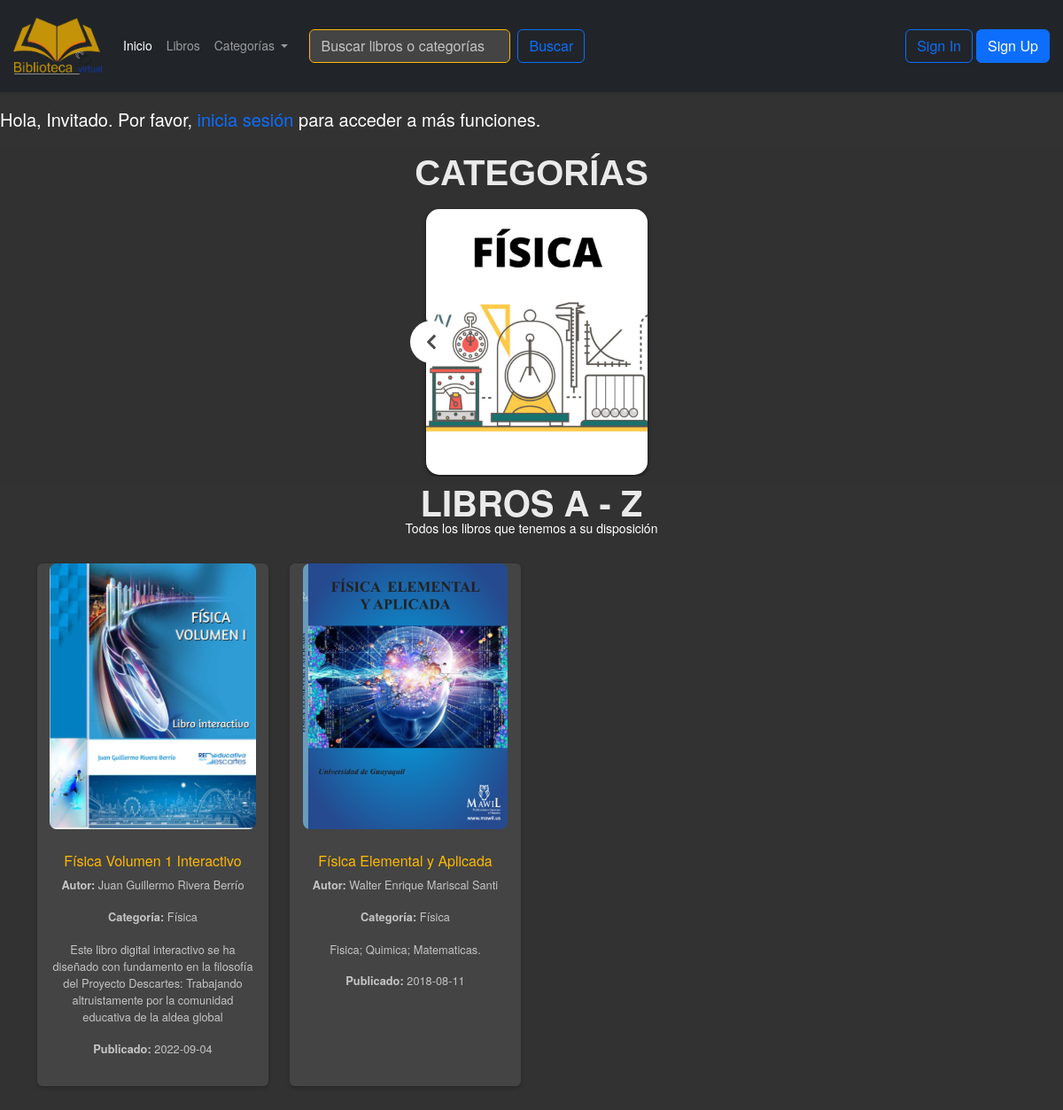
Before: / with the older database file.
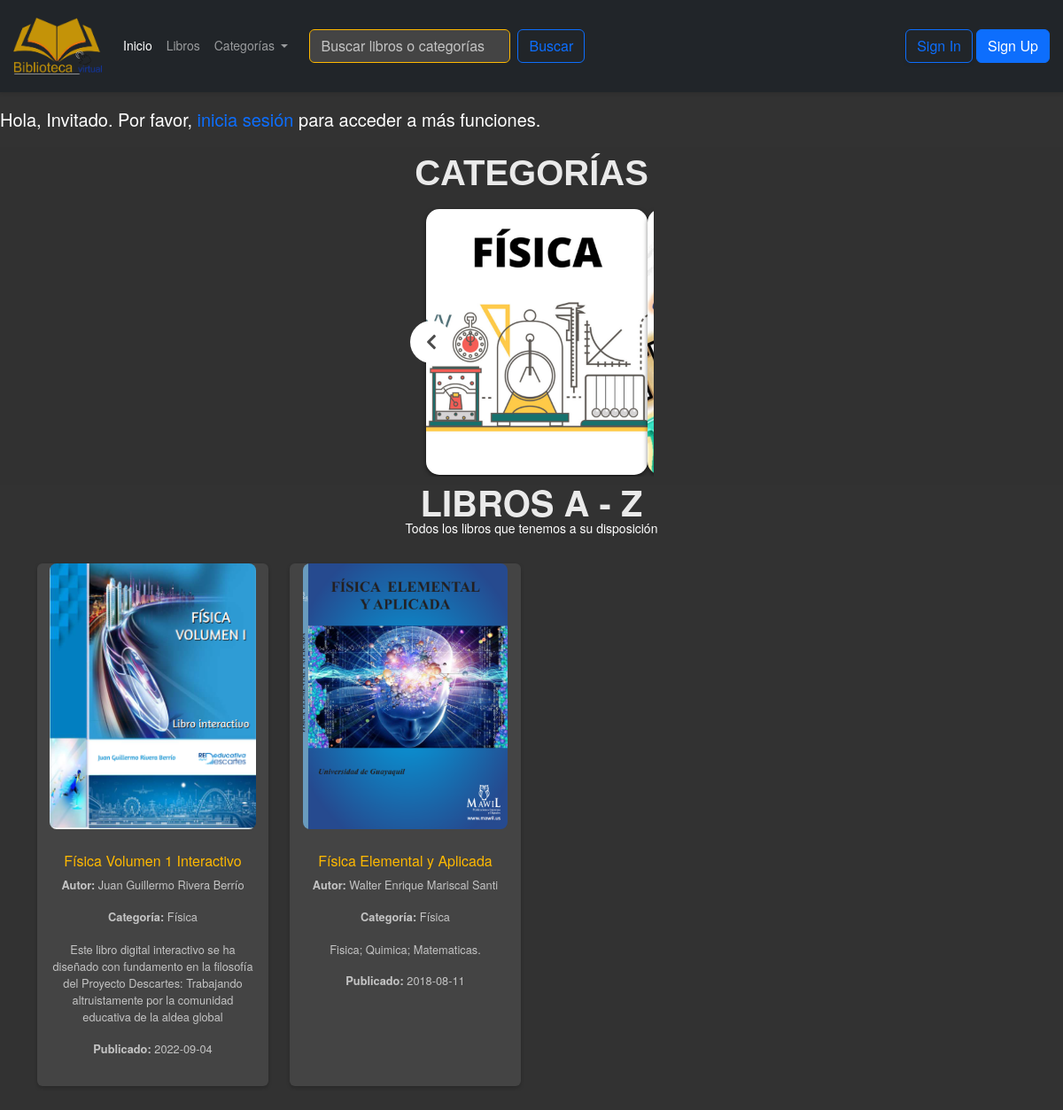
After: the same page with the newer database file.
### tables this page shows
CREATE TABLE categorias (
        id_categoria INTEGER PRIMARY KEY AUTOINCREMENT,
        nombre TEXT UNIQUE NOT NULL,
        descripcion TEXT
        );

CREATE TABLE libros (
        id_libro INTEGER PRIMARY KEY AUTOINCREMENT,
        titulo TEXT NOT NULL,
        id_autor INTEGER NOT NULL,
        id_categoria INTEGER NOT NULL,
        descripcion TEXT,
        archivo TEXT NOT NULL,
        imagen TEXT, -- Nueva columna para la imagen
        fecha_publicacion DATE,
        fecha_agregado TIMESTAMP DEFAULT CURRENT_TIMESTAMP,
        FOREIGN KEY (id_autor) REFERENCES Autores(id_autor),
        FOREIGN KEY (id_categoria) REFERENCES Categorias(id_categoria)
        );

### blueprints/index/__init__.py (the view)
@index_bp.route("/")
def index():
    libros = query_db("""
        SELECT
            libros.titulo,
            autores.nombre || ' ' || autores.apellido AS autor,
            categorias.nombre AS categoria,
            libros.descripcion,
            libros.archivo,  -- Ruta del PDF
            libros.imagen,   -- Ruta de la imagen
            libros.fecha_publicacion
        FROM libros
        JOIN autores ON libros.id_autor = autores.id_autor
        JOIN categorias ON libros.id_categoria = categorias.id_categoria
    """)
    categorias = query_db("""
        SELECT
            id_categoria,
            nombre,
            descripcion
        FROM categorias
    """)
    return render_template("index.html", libros=libros, categorias=categorias)

### blueprints/index/__init__.py (called while the page is built)
def query_db(query, args=(), one=False):
    conn = sqlite3.connect('biblioteca.db')
    cursor = conn.cursor()
    cursor.execute(query, args)
    rv = cursor.fetchall()
    conn.close()
    return (rv[0] if rv else None) if one else rv

@index_bp.app_context_processor
def inject_categories():
    categorias = query_db("""
        SELECT
            id_categoria,
            nombre
        FROM categorias
    """)
    return {'categorias_navbar': categorias}

### blueprints/index/templates/index.html (shortened to what this page needs)
{% extends 'base.html' %}
{% block content %}
<section>
  {% if session.get('user_name') %}
  <p>Hola, {{ session.get('user_name') }}. ¡Bienvenido a la Biblioteca Virtual!</p>
  {% if session.get('user_role') == 'admin' %}
  <a  href="{{ url_for('administrador.admin_index') }}" class="btn btn-danger">Ir a Administración</a>
  {% endif %}
  {% else %}
  <p>Hola, Invitado. Por favor, <a href="{{ url_for('login.login') }}">inicia sesión</a> para acceder a más funciones.
  </p>
  {% endif %}
</section>
<section class="secction_1">
  <div class="carousel">
    <h2>Categorías</h2>
    <div class="carrusel-list" id="carrusel-list">
      <button class="carrusel-arrow carrusel-prev" id="button-prev" data-button="button-prev"
        onclick="app.processingButton(event)">
      </button>
      <div class="carrusel-track" id="track">
        <div class="carrusel">
          {% for categoria in categorias %}
          <div>
            <a href="{{ url_for('index.libros_por_categoria', categoria_id=categoria[0]) }}">
              <h4><small>{{ categoria[1] }}</small></h4>
              <picture>
                <img src="{{ url_for('static', filename='img/categoriasimg/' + categoria[1] + '.png') }}"
                  alt="Imagen de categoría">
              </picture>
            </a>
          </div>
          {% endfor %}
        </div>
      </div>
    </div>
  </div>
</section>
<section id="related-section" class="related-section section">
  <div class="container">
    <h2>LIBROS A - Z</h2>
    <div class="text-center" style="height: 50px;">Todos los libros que tenemos a su disposición</div>
    <div class="row">
      {% for libro in libros %}
      <div class="col-6 col-lg-3 mb-5">
        <div class="card text-center">
          <a href="{{ url_for('index.mostrar_libro', libro_id=loop.index) }}">
            <img class="img-fluid book-image" src="{{ url_for('static', filename='img/librosimg/' + libro[5]) }}"
              alt="Imagen del libro">
          </a>
          <div class="card-body">
            <h5 class="card-title">{{ libro[0] }}</h5>
            <p class="card-autor"><strong>Autor:</strong> {{ libro[1] }}</p>
            <p class="card-categoria"><strong>Categoría:</strong> {{ libro[2] }}</p>
            <p class="card-descripcion">{{ libro[3] }}</p>
            <p class="card-fecha"><strong>Publicado:</strong> {{ libro[6] }}</p>
          </div>
        </div>
      </div>
      {% endfor %}
    </div>
  </div>
</section>
{% endblock %}

### templates/base.html (shortened to what this page needs)
<!doctype html>
<html lang="es">
  <head>
    <link href="https://cdn.jsdelivr.net/npm/bootstrap@5.3.3/dist/css/bootstrap.min.css" rel="stylesheet">
    <link rel="stylesheet" href="https://cdnjs.cloudflare.com/ajax/libs/font-awesome/6.4.0/css/all.min.css" />
    <link rel="stylesheet" href="https://cdn.jsdelivr.net/npm/swiper@11/swiper-bundle.min.css"/>
    <link rel="stylesheet" href="../static/css/style.css">
  </head>
  <body>
    <nav class="navbar navbar-expand-lg navbar-dark bg-dark">
        <div class="container-fluid px-0">
            <a class="navbar-brand" href="{{ url_for('index.index') }}">
                <img src="{{ url_for('static', filename='img/logo.png') }}" alt="Logo" width="100" />
            </a>
            <div class="order-lg-3 d-flex align-items-center">
                <div>
                    <div class="d-flex align-items-center">
                        {% if session.get('user_id') %}
                            <a href="/logout" class="btn btn-primary shadow-sm me-1">Cerrar Sesión</a>
                        {% else %}
                            <a href="/login" class="btn btn-outline-primary shadow-sm me-1">Sign In</a>
                            <a href="/logout" class="btn btn-primary">Sign Up</a>
                        {% endif %}
                    </div>
                </div>
            </div>
            <div class="collapse navbar-collapse" id="navbar-default">
                <ul class="navbar-nav">
                    <li class="nav-item">
                        <a class="nav-link active" aria-current="page" href="/">Inicio</a>
                    </li>
                    <li class="nav-item">
                        <a class="nav-link" href="{{ url_for('index.index') }}#related-section">Libros</a>
                    </li>
                    <li class="nav-item dropdown">
                        <a
                            class="nav-link dropdown-toggle"
                            href="#"
                            id="navbarDropdown"
                            data-bs-toggle="dropdown"
                            aria-haspopup="true"
                            aria-expanded="false"
                            data-bs-display="static">
                            Categorías
                        </a>
                    </li>
                </ul>
                <form class="mt-3 mt-lg-0 ms-lg-3 d-flex align-items-center" method="GET" action="{{ url_for('index.buscar_libros') }}">
                    <input
                        type="search"
                        name="query"
                        class="form-control ps-6"
                        placeholder="Buscar libros o categorías"
                        aria-label="Buscar libros o categorías"
                        required />
                    <button type="submit" class="btn btn-outline-primary ms-2">Buscar</button>
                </form>
            </div>
        </div>
    </nav>
    {% block content %}
    {% endblock %}
  </body>
</html>

### static/css/style.css (style rules this page uses)
.navbar { position: fixed; top: 0; left: 0; width: 100%; z-index: 1030; box-shadow: 0 2px 4px rgba(0, 0, 0, 0.1); padding: 15px; }
html, body { position: relative; height: 100%; }
body { background-color: #323232; font-family: 'Helvetica Neue', Helvetica, Arial, sans-serif; font-size: 14px; color: #ffffff; margin-top: 120px; }
h1, h2, h3 { color: #ffffff; text-align: center; }
h2 { margin-top: 30px; font-size: 40px; line-height: 38px; padding-bottom: 20px; opacity: .9; text-transform: uppercase; font-weight: 600; text-align: center; color: #ffffff; }
p { font-size: 20px; }
.card { background-color: #444444; color: #ffffff; border: none; box-shadow: 0 2px 4px rgba(0, 0, 0, 0.2); text-align: center; height: 100%; display: flex; flex-direction: column; justify-content: space-between; }
.card-title { font-size: 1rem; color: #ffb900; margin-bottom: 8px; }
.card-autor, .card-categoria, .card-descripcion, .card-fecha { font-size: 0.8rem; color: #c4c4c4; }
.book-image { height: 300px; object-fit: cover; border-radius: 8px; margin-bottom: 10px; }
.row .col-6 { margin-bottom: 20px; }
.navbar .form-control { background-color: #444444; color: #ffffff; border: 1px solid #ffb900; }
.navbar .form-control::placeholder { color: #c4c4c4; }
.secction_1 { margin: 0; padding: 10px 0; font-family: Arial, Helvetica, sans-serif; display: flex; height: auto; width: 100%; align-items: center; background: rgb(49, 49, 49); }
h4, h2, small, a { margin: 0; padding: 0; }
a { text-decoration: none; }
.carousel { width: 100%; margin: 0; padding: 0; }
.carousel h2 { font-size: 40px; line-height: 38px; padding-bottom: 20px; opacity: .9; text-transform: uppercase; font-weight: 600; text-align: center; color: #ffffff; }
.carrusel-list { position: relative; display: flex; align-items: center; width: fit-content; height: 304px; padding: 10px 0; margin: 0 auto; max-width: 90vw; overflow: hidden; }
.carrusel-track { position: relative; top: 0; left: 0; display: flex; justify-content: center; transition: .5s ease-in-out; }
.carrusel { position: relative; width: 210px; padding: 0 18px; float: left; box-sizing: border-box; display: flex; height: 100%; }
.carrusel h4 { position: absolute; z-index: 1; font-size: 22px; line-height: 23px; color: #ffffff; padding: 15px; }
.carrusel h4 small { font-size: 15px; display: block; }
.carousel a img { object-fit: cover; height: 300px; width: 200px; border-radius: 15px; box-shadow: 0 2px 5px 0 rgba(0, 0, 0, 0.5); transition: .3s ease-in-out; }
@media (min-width:768px) { .carousel { margin: 0 60px; } }
@media (min-width:768px) { .carrusel { width: 275px; } }
@media (min-width:768px) { .carrusel a img { width: 250px; } }
.carrusel-arrow { border-radius: 30px; background-color: #ffffff; position: absolute; z-index: 4; width: 48px; height: 48px; text-align: center; border: 0; cursor: pointer; }
.carrusel-arrow svg { width: 12px; height: 100%; color: rgba(0, 0, 0, 0.7); }
.carrusel-prev { left: 0px; }

Changed rows visible on the page:
added categorias: nombre (picture)
